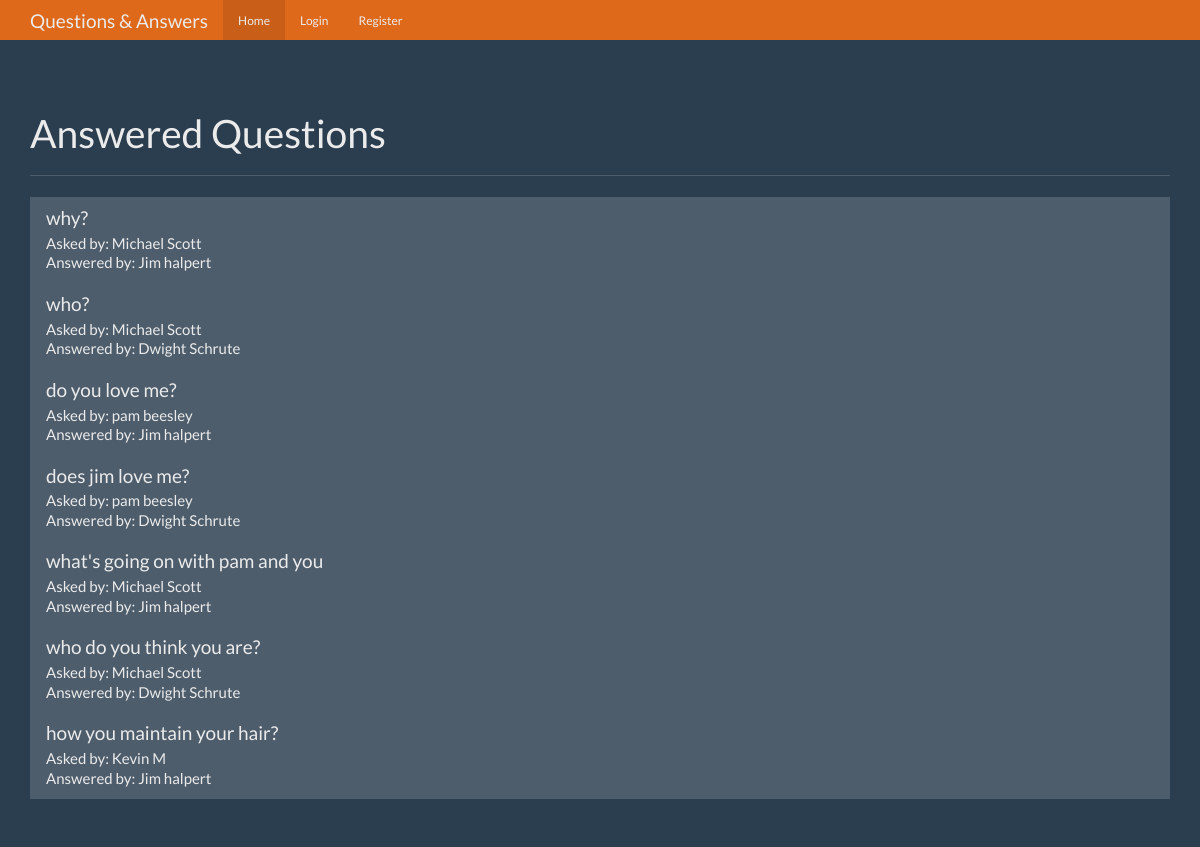
The page / on the database its author committed.
### tables this page shows
CREATE TABLE questions(id integer primary key autoincrement, question text not null, ans_text text, asked_id integer not null, expert_id integer not null);

CREATE TABLE users(id integer primary key autoincrement, name text not null, password text not null, expert boolean not null, admin boolean not null);

### app.py (the view)
@app.route('/')
def index():
    user = get_current_user()
    questions_with_answers = database.get_all_answered_questions()
    return render_template('home.html', user=user, qwas=questions_with_answers)

### app.py (called while the page is built)
def get_current_user():
    user = None
    if 'user' in session:
        user = database.get_user_by_name(session['user'])
    return user

### db/database.py (called while the page is built)
def get_all_answered_questions():
    with DatabaseConnection('questions.db') as connection:
        cursor = connection.cursor()
        cursor.execute(
            'SELECT questions.id, questions.question, askers.name, experts.name FROM questions JOIN users AS askers ON askers.id=questions.asked_id JOIN users AS experts ON experts.id=questions.expert_id WHERE questions.ans_text is not null'
        )
        return [ {'id': question[0], 'question': question[1], 'asked_by': question[2], 'answered_by': question[3]} for question in cursor.fetchall()]

### db/database_connection_cm.py (called while the page is built)
    def __enter__(self):
        self.connection = sqlite3.connect(self.host)
        return self.connection

    def __exit__(self, a, b, c):
        if a or b or c:
            self.connection.close()
        else:
            self.connection.commit()
            self.connection.close()

### templates/home.html (shortened to what this page needs)
{%extends 'base.html'%}
{%from 'show_links.html' import show_links%}
{%block nav%} {{show_links(user)}} {%endblock%}
{%block body%}
<div class="page-header">
  <h1>Answered Questions</h1>
</div>
<div class="row">
  <div class="col-lg-12">
    <div class="list-group">
      {%for qwa in qwas%}
      <a
        href="{{url_for('question', question_id=qwa.id)}}"
        class="list-group-item"
      >
        <h4 class="list-group-item-heading">{{qwa.question}}</h4>
        <p class="list-group-item-text">Asked by: {{qwa.asked_by}}</p>
        <p class="list-group-item-text">
          Answered by: {{qwa.answered_by}}
        </p>
      </a>
      {%endfor%}
    </div>
  </div>
</div>
{%endblock%}

### templates/base.html (shortened to what this page needs)
<!DOCTYPE html>
<html lang="en">
  <head>
    <link
      href="{{ url_for('static', filename='bootstrap.min.css') }}"
      rel="stylesheet"
    />
    <link
      href="{{ url_for('static', filename='theme.css') }}"
      rel="stylesheet"
    />
  </head>
  <body>
    <nav class="navbar navbar-inverse navbar-fixed-top">
      <div class="container">
        <div class="navbar-header">
          <a class="navbar-brand" href="{{url_for('index')}}"
            >Questions & Answers</a
          >
        </div>
        <div id="navbar" class="navbar-collapse collapse">
          {%block nav%}{%endblock%}
        </div>
      </div>
    </nav>
    <div class="container theme-showcase" role="main">
      {%block body%}{%endblock%}
    </div>
  </body>
</html>

### templates/show_links.html (shortened to what this page needs)
{%macro show_links(user)%}
<ul class="nav navbar-nav">
  <li class="active"><a href="{{url_for('index')}}">Home</a></li>
  {%if not user%}
  <li><a href="{{url_for('login')}}">Login</a></li>
  <li><a href="{{url_for('register')}}">Register</a></li>
  {%endif%}
</ul>
{%endmacro%}

### static/theme.css (style rules this page uses)
body { padding-top: 70px; padding-bottom: 30px; }

### rows shown on the page
questions: question "why?", asked_by "Michael Scott", answered_by "Jim halpert"
questions: question "who?", asked_by "Michael Scott", answered_by "Dwight Schrute"
questions: question "do you love me?", asked_by "pam beesley", answered_by "Jim halpert"
questions: question "does jim love me?", asked_by "pam beesley", answered_by "Dwight Schrute"
questions: question "what's going on with pam and you", asked_by "Michael Scott", answered_by "Jim halpert"
questions: question "who do you think you are?", asked_by "Michael Scott", answered_by "Dwight Schrute"
questions: question "how you maintain your hair?", asked_by "Kevin M", answered_by "Jim halpert"
